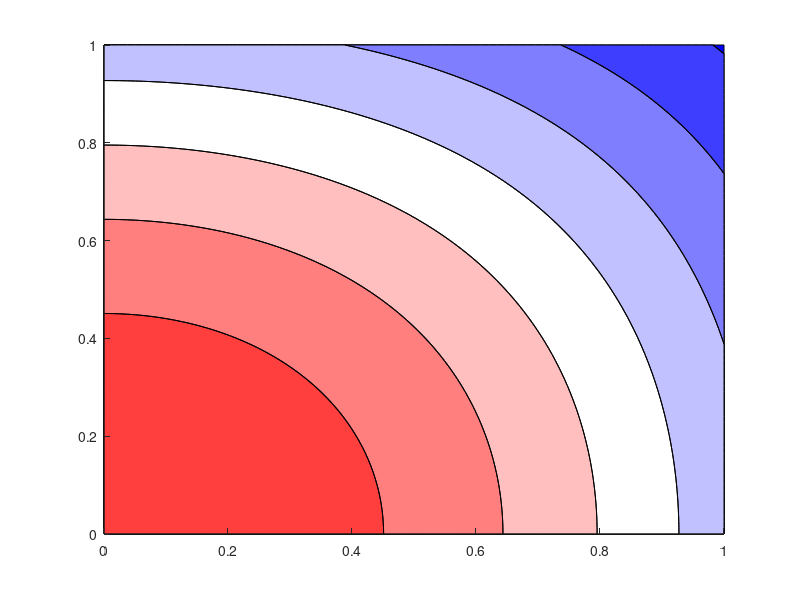

The MATLAB source for this figure: (Note: this script raises an error after producing the figure.)
% Animation of temperature field over time

% Simulation parameters
Lx = 1; Ly = 1;
Nx = 80; Ny = 80;
tf = 1.0;       % total simulation time
dt = 0.0045;    % time-step

dx = Lx / (Nx - 1);
dy = Ly / (Ny - 1);
Nit = floor(tf / dt) + 1;

t = linspace(0, tf, Nit);
x = linspace(0, Lx, Nx);
y = linspace(0, Ly, Ny);
[XX, YY] = meshgrid(x, y);  % MATLAB meshgrid uses 'xy' indexing by default
XX = XX';  % transpose to match Python's indexing='ij'
YY = YY';

% Precompute temperature field (Nx x Ny x Nit)
period = tf / 4;
omega = 2 * pi / period;
temperature = zeros(Nx, Ny, Nit);
for k = 1:Nit
    temperature(:,:,k) = cos(XX) .* cos(YY) .* cos(omega * t(k));
end

% Plotting setup
fig = figure('Position', [100 100 800 800]);
ax = axes;
hold on;

X1 = XX;
Y1 = YY;
contour_values = linspace(-1, 1, 21);
cmap = 'jet';  % MATLAB doesn't have 'bwr' built-in; use a custom one below

% Create a blue-white-red colormap (equivalent to Python's 'bwr')
n = 256;
bwr = [linspace(0,1,n/2)', linspace(0,1,n/2)', ones(n/2,1);
       ones(n/2,1),        linspace(1,0,n/2)', linspace(1,0,n/2)'];
colormap(ax, bwr);

T_init = temperature(:,:,1);
[~, hcf] = contourf(ax, X1, Y1, T_init, contour_values);
[~, hc]  = contour(ax, X1, Y1, T_init, contour_values, 'LineColor', 'k');
clim([-1 1]);
cb = colorbar;
cb.Ticks = linspace(-1, 1, 11);
cb.Label.String = '\phi';

xlim([0 1]);
ylim([0 1]);
xlabel('x');
ylabel('y');

time_text = text(0.02, 0.95, '', 'Units', 'normalized', ...
    'FontSize', 14, 'VerticalAlignment', 'top', ...
    'BackgroundColor', [0.96 0.87 0.70], 'EdgeColor', 'k', ...
    'Margin', 4);

% Animation loop — save to GIF
frames = Nit;
video_time = 5.0; % seconds
fps = round(frames / video_time);
delay_time = 1 / fps;
filename = 'Temperature_evolution_example.gif';

fprintf('fps = %d\n', fps);

for i = 1:frames
    % Clear previous contours
    cla(ax);

    Z = temperature(:,:,i);
    [~, hcf] = contourf(ax, X1, Y1, Z, contour_values);
    hold on;
    [~, hc]  = contour(ax, X1, Y1, Z, contour_values, 'LineColor', 'k');
    clim([-1 1]);
    colormap(ax, bwr);

    time_text = text(0.02, 0.95, sprintf('Time: %.4f s', t(i)), ...
        'Units', 'normalized', 'FontSize', 14, ...
        'VerticalAlignment', 'top', ...
        'BackgroundColor', [0.96 0.87 0.70], 'EdgeColor', 'k', ...
        'Margin', 4);

    xlim([0 1]);
    ylim([0 1]);
    xlabel('x');
    ylabel('y');

    drawnow;

    % Capture frame and write to GIF
    frame = getframe(fig);
    im = frame2im(frame);
    [A, map] = rgb2ind(im, 256);

    if i == 1
        imwrite(A, map, filename, 'gif', 'LoopCount', 0, 'DelayTime', delay_time);
    else
        imwrite(A, map, filename, 'gif', 'WriteMode', 'append', 'DelayTime', delay_time);
    end
end

fprintf('GIF saved to %s\n', filename);